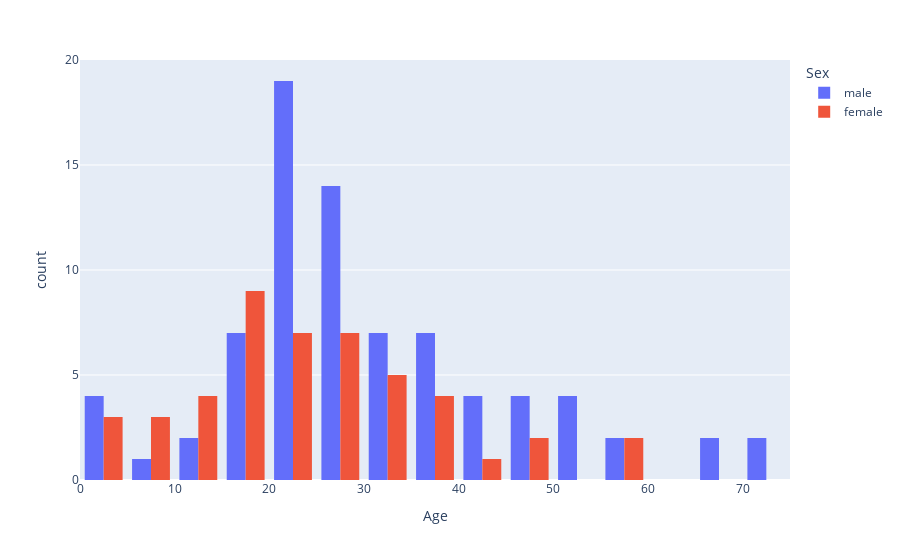

The notebook cell this image was saved under:
### Code cell
fig = px.histogram(data, x='Age', nbins=30, marginal='box',)
fig.show()

### Figure 1 — Plotly figure (JSON) as saved in the notebook; plotly's stock layout.template omitted (floating-point values rounded to 4 significant figures)
{"data": [{"alignmentgroup": "True", "bingroup": "x", "hovertemplate": "Sex=male<br>Age=%{x}<br>count=%{y}<extra></extra>", "legendgroup": "male", "marker": {"color": "#636efa", "pattern": {"shape": ""}}, "name": "male", "nbinsx": 30, "offsetgroup": "male", "orientation": "v", "showlegend": true, "type": "histogram", "x": [22, 35, null, 54, 2, 20, 39, 2, null, 35, 34, 28, null, 19, null, 40, 66, 28, 42, null, 21, null, null, null, null, 7, 21, 65, null, 28.5, 11, 22, 45, 4, null, null, 19, 26, 32, 21, 26, 32, 25, null, null, 0.83, 22, 29, 28, 16, null, 24, 29, 20, 46, 26, 59, null, 71, 23, 34, null, 21, 33, 37, 28, null, 38, 47, 22, 21, 70.5, 29, 24, 21, null, 32.5, 54, 12, null, 24, 45, 33, 20, 25, 23, 37, 16, 24, 19, 18, 19, 27, 36.5, 42, 51, 55.5, 40.5, null, 51], "xaxis": "x", "yaxis": "y"}, {"alignmentgroup": "True", "bingroup": "x", "hovertemplate": "Sex=female<br>Age=%{x}<br>count=%{y}<extra></extra>", "legendgroup": "female", "marker": {"color": "#EF553B", "pattern": {"shape": ""}}, "name": "female", "nbinsx": 30, "offsetgroup": "female", "orientation": "v", "showlegend": true, "type": "histogram", "x": [38, 26, 35, 27, 14, 4, 58, 14, 55, 31, null, 15, 8, 38, null, null, null, 18, 14, 40, 27, 3, 19, null, 18, 49, 29, 21, 5, 38, 29, 17, 16, 30, null, 17, 33, 23, 34, 28, 21, null, 14.5, 20, 17, 2, 32.5, null, 47, 29, 19, null, 22, 24, 9, 22], "xaxis": "x", "yaxis": "y"}], "layout": {"barmode": "group", "legend": {"title": {"text": "Sex"}, "tracegroupgap": 0}, "margin": {"t": 60}, "xaxis": {"anchor": "y", "domain": [0, 1], "title": {"text": "Age"}}, "yaxis": {"anchor": "x", "domain": [0, 1], "title": {"text": "count"}}}}
